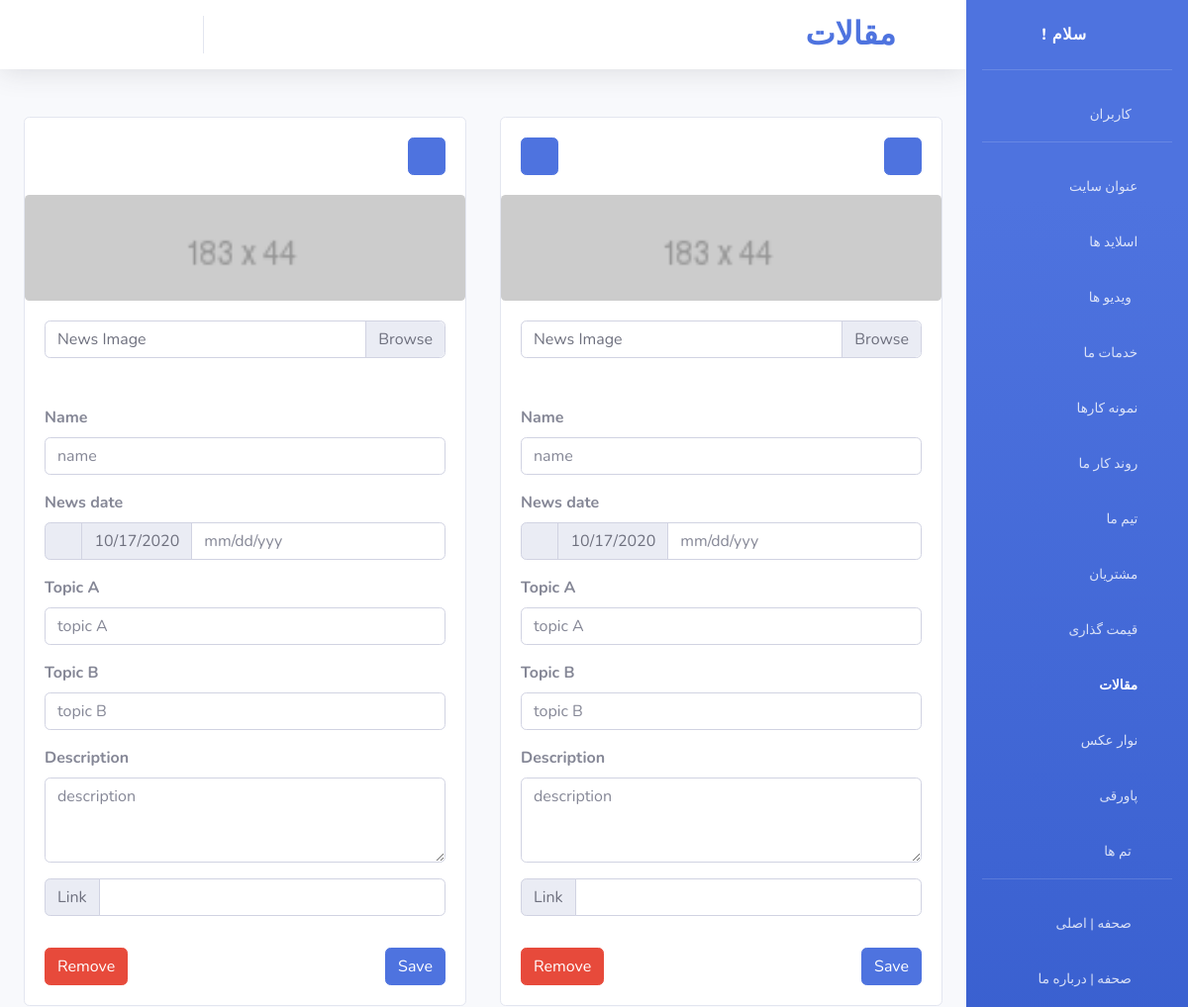
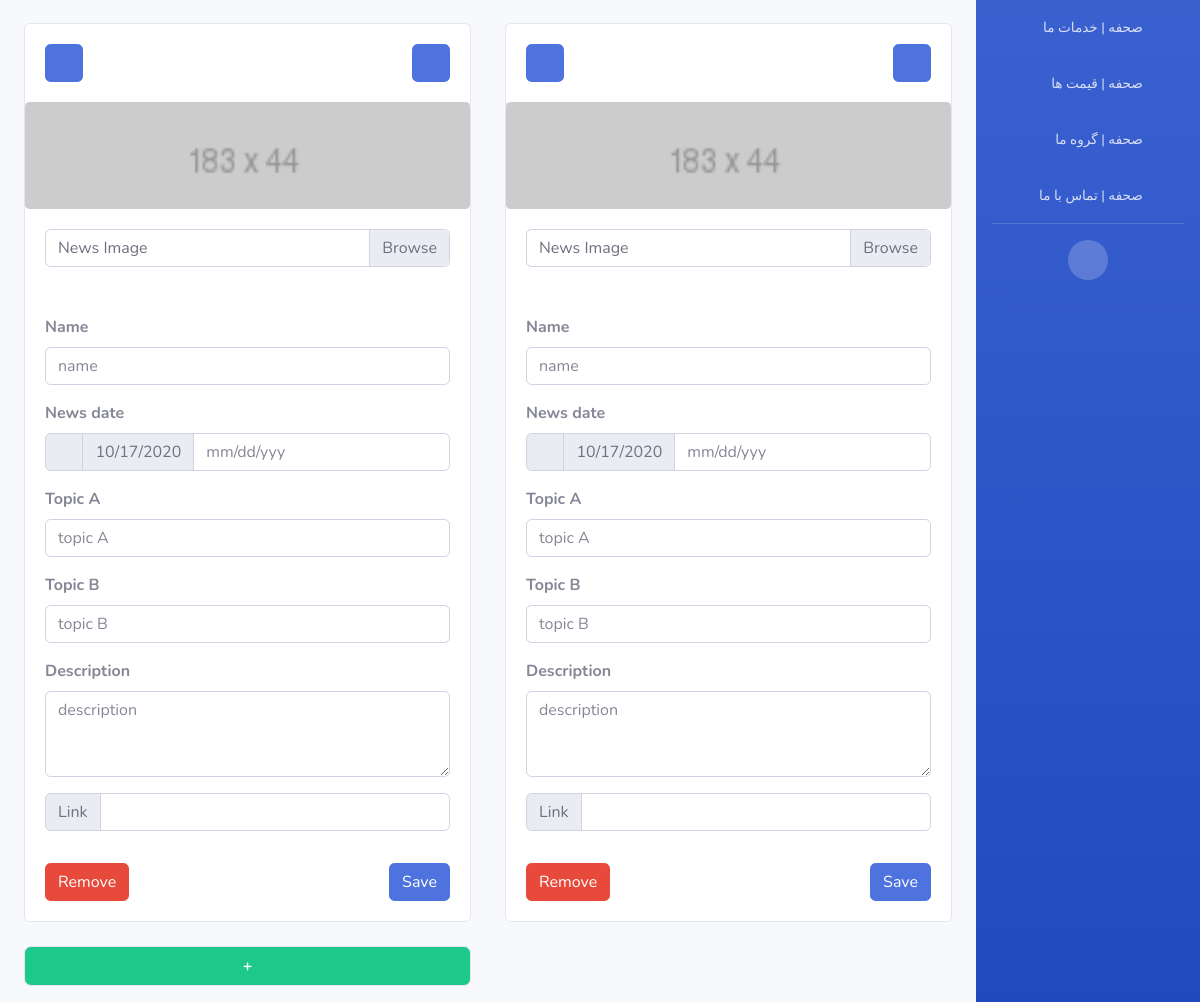
The app's page /control_panel/site/our-news/ (signed in) with its own data (2 pictures, top to bottom).
### control_panel/models.py (models this page shows)
class our_news(models.Model):
	img=models.ImageField(upload_to='our_news/img/',
						  default='our_news/img/default/default.png',
						  blank=True)
	name=models.CharField(max_length=100)
	date=models.DateField(('Date'),default=datetime.date.today)
	topic_A=models.CharField(max_length=100)
	topic_B=models.CharField(max_length=100)
	description=models.TextField()
	link=models.URLField(blank=True)
	objects=ourNewsManager()

### control_panel/views.py (the view, shortened to what this page needs)
# urls.py: path('site/our-news/',views.our_news_,
def our_news_(request):
	if not request.user.is_staff:
		return redirect('/')
	messages=list()
	return render(request,'control_panel/our-news.html',{
		'messages':messages,
		'news':our_news.objects.all(),
		'page_name':'news'
		})

### templates/control_panel/our-news.html (shortened to what this page needs)
{% load static %}
<!DOCTYPE html>
<html lang="en">
<head>
	<link href="{% static 'cpanel/vendor/fontawesome-free/css/all.min.css' %}" rel="stylesheet" type="text/css">
	<link href="{% static 'cpanel/css/sb-admin-2.min.css' %}" rel="stylesheet">
</head>
<body id="page-top">
<div id="wrapper">
	<div id="content-wrapper" class="d-flex flex-column">
		<div id="content">
			<nav class="navbar navbar-expand navbar-light bg-white topbar mb-4 static-top shadow">
				<ul class="navbar-nav ml-auto">
					<li class="nav-item d-none d-sm-block dropdown no-arrow mx-1">
						<a class="nav-link dropdown-toggle" data-toggle="modal" data-target="#logoutModal" href="">
							<i class="fas fa-sign-out-alt fa-sm fa-fw mr-2 text-gray-400"></i>
						</a>
					</li>
					<li class="nav-item d-none d-sm-block dropdown no-arrow mx-1">
						<a class="nav-link dropdown-toggle" href="#">
							<i class="fas fa-envelope fa-sm fa-fw mr-2 text-gray-400"></i>
						</a>
					</li>
					<li class="nav-item d-none d-sm-block dropdown no-arrow mx-1">
						<a class="nav-link dropdown-toggle" href="/control_panel/auth/users/{{ user.id }}/change/">
							<i class="fas fa-user-tie fa-sm fa-fw mr-2 text-gray-400"></i>
						</a>
					</li>
					<li class="nav-item dropdown no-arrow mx-1">
						<a class="nav-link dropdown-toggle" href="/">
							<i class="fas fa-eye fa-sm fa-fw mr-2 text-gray-400"></i>
						</a>
					</li>
				</ul>
				<h2 class="m-0 mr-2 d-none d-sm-block font-weight-bold text-primary">مقالات</h2>
				<h1 class="fas d-none d-sm-block fa-newspaper mr-3 font-weight-bold text-primary"></h1>
			</nav>
			<div class="container-fluid">
				<div class="card-deck mb-3">
					<div class="form-row">
						{% for n in news %}
							<div class="mt-4 col-lg-6 col-lg-6">
								<div class="card card-deck">
									<div class="card-body d-none d-lg-block">
										<form method="POST">
											{% if forloop.counter != work_process|length %}
												<button style="float: right;" class="btn btn-primary"
														value="{{ n.id }}" type="submit"
														name="m-d"><a class="fa fa-angle-right"></a>
												</button>
											{% endif %}
											{% if forloop.counter != 1 %}
												<button class="btn btn-primary"
														value="{{ n.id }}" type="submit"
														name="m-u"><a class="fa fa-angle-left"></a>
												</button>
											{% endif %}
										</form>
									</div>
									<img class="card-img" src="{{ n.img.url }}"
										 alt="Card image cap">
									<div class="card-body">
										<form method="POST" enctype="multipart/form-data">
											<div class="input-group mb-5">
												<div class="custom-file">
													<label class="custom-file-label"
														   for="inputGroupFile01">News Image</label>
												</div>
											</div>
											<div class="form-row">
												<div class="col">
													<div class="form-group"><label><strong>Name</strong></label><input
															class="form-control" type="text"
															placeholder="{{ n.name }}"
															name="name">
													</div>
													<div><label><strong>News date</strong></label>
														<div class="input-group mb-3">
															<div class="input-group-prepend">
															<span class="input-group-text"
																  id="basic-addon1"><i
																	class="fa fa-calendar-alt"></i></span>
															</div>
															<div class="input-group-prepend">
															<span class="input-group-text"
																  id="basic-addon1">{{ n.date.month }}/{{ n.date.day }}/{{ n.date.year }}</span>
															</div>
															<input type="text" class="form-control"
																   placeholder="mm/dd/yyy"
																   name="date">
														</div>
													</div>
													<div class="form-group"><label><strong>Topic A</strong></label><input
															class="form-control" type="text"
															placeholder="{{ n.topic_A }}"
															name="topic_A">
													</div>
													<div class="form-group"><label><strong>Topic B</strong></label><input
															class="form-control" type="text"
															placeholder="{{ n.topic_B }}"
															name="topic_B">
													</div>
													<div class="form-group"><label><strong>Description</strong></label><textarea
															class="form-control" rows="3"
															placeholder="{{ n.description }}"
															name="description"></textarea>
													</div>
													<div class="input-group mb-3">
														<div class="input-group-prepend">
															<span class="input-group-text"
																  id="basic-addon1">Link</span>
														</div>
														<input type="text" class="form-control"
															   placeholder="{{ n.link }}"
															   aria-describedby="basic-addon1"
															   name="link">
													</div>
												</div>
											</div>
											<button style="float: right;" class="btn btn-primary mt-3"
													value="{{ n.id }}" type="submit"
													name="save">Save
											</button>
											<button class="btn btn-danger  mt-3"
													value="{{ n.id }}" type="submit"
													name="remove">Remove
											</button>
										</form>
									</div>
								</div>
							</div>
						{% endfor %}
						<div class="mt-4 col-lg-6 col-lg-6">
							<div class="card">
								<form method="POST">
									<button type="submit" style="width:100%; height:100%"
											class="btn btn-success"
											name="Add-new"><strong>+</strong>
									</button>
								</form>
							</div>
						</div>
					</div>
				</div>
			</div>
		</div>
	</div>
	<ul class="navbar-nav bg-gradient-primary sidebar sidebar-dark accordion" id="accordionSidebar">
		<a class="sidebar-brand d-flex align-items-center justify-content-center" href="/control_panel/">
			<div class="sidebar-brand-text mx-3">! سلام<sup></sup></div>
			<div class="sidebar-brand-icon rotate-n-15">
				<i class="fas fa-laugh-wink"></i>
			</div>
		</a>
		<hr class="sidebar-divider">
		<li class="nav-item">
			<a class="nav-link" href="/control_panel/auth/users/">
				<span class="collapse collapsing">کاربران</span>
				<i class="fas fa-fw fa-user-cog"></i>
			</a>
		</li>
		<hr class="sidebar-divider">
		<li class="nav-item">
			<a class="nav-link" href="/control_panel/site/site-title/">
				<span class="collapse collapsing">عنوان سایت</span>
				<i class="fa fa-window-maximize"></i>
			</a>
		</li>
		<li class="nav-item">
			<a class="nav-link" href="/control_panel/site/slideshow/">
				<span class="collapse collapsing">اسلاید ها</span>
				<i class="fa fa-object-ungroup"></i>
			</a>
		</li>
		<li class="nav-item">
			<a class="nav-link" href="/control_panel/site/video/">
				<span class="collapse collapsing">ویدیو ها</span>
				<i class="fas fa-fw fa-film"></i>
			</a>
		</li>
		<li class="nav-item">
			<a class="nav-link" href="/control_panel/site/our-services/">
				<span class="collapse collapsing">خدمات ما</span>
				<i class="fa fa-wrench"></i>
			</a>
		</li>
		<li class="nav-item">
			<a class="nav-link" href="/control_panel/site/work-samples/">
				<span class="collapse collapsing">نمونه کارها</span>
				<i class="fa fa-laptop-code"></i>
			</a>
		</li>
		<li class="nav-item">
			<a class="nav-link" href="/control_panel/site/work-process/">
				<span class="collapse collapsing">روند کار ما</span>
				<i class="fa fa-check-double"></i>
			</a>
		</li>
		<li class="nav-item">
			<a class="nav-link" href="/control_panel/site/our-team/">
				<span class="collapse collapsing">تیم ما</span>
				<i class="fa fa-users"></i>
			</a>
		</li>
		<li class="nav-item">
			<a class="nav-link" href="/control_panel/site/our-customers/">
				<span class="collapse collapsing">مشتریان</span>
				<i class="fa fa-user-tag"></i>
			</a>
		</li>
		<li class="nav-item">
			<a class="nav-link" href="/control_panel/site/our-pricing/">
				<span class="collapse collapsing">قیمت گذاری</span>
				<i class="fa fa-dollar-sign"></i>
			</a>
		</li>
		<li class="nav-item active">
			<a class="nav-link" href="/control_panel/site/our-news/">
				<span class="collapse collapsing">مقالات</span>
				<i class="fa fa-newspaper"></i>
			</a>
		</li>
		<li class="nav-item">
			<a class="nav-link" href="/control_panel/site/img-array/">
				<span class="collapse collapsing">نوار عکس</span>
				<i class="fas fa-image"></i>
			</a>
		</li>
		<li class="nav-item">
			<a class="nav-link" href="/control_panel/site/footer/">
				<span class="collapse collapsing">پاورقی</span>
				<i class="fas fa-digital-tachograph"></i>
			</a>
		</li>
		<li class="nav-item">
			<a class="nav-link" href="/control_panel/site/themes/">
				<span class="collapse collapsing">تم ها</span>
				<i class="fas fa-fw fa-brush"></i>
			</a>
		</li>
		<hr class="sidebar-divider">
		<li class="nav-item">
			<a class="nav-link" href="/control_panel/page_edit/index/">
				<span class="collapse collapsing">صحفه | اصلی</span>
				<i class="fas fa-fw fa-square"></i>
			</a>
		</li>
		<li class="nav-item">
			<a class="nav-link" href="/control_panel/page_edit/about_us/">
				<span class="collapse collapsing">صحفه | درباره ما</span>
				<i class="fas fa-fw fa-square"></i>
			</a>
		</li>
		<li class="nav-item">
			<a class="nav-link" href="/control_panel/page_edit/our_services/">
				<span class="collapse collapsing">صحفه | خدمات ما</span>
				<i class="fas fa-fw fa-square"></i>
			</a>
		</li>
		<li class="nav-item">
			<a class="nav-link" href="/control_panel/page_edit/our_pricing/">
				<span class="collapse collapsing">صحفه | قیمت ها</span>
				<i class="fas fa-fw fa-square"></i>
			</a>
		</li>
		<li class="nav-item">
			<a class="nav-link" href="/control_panel/page_edit/our_team/">
				<span class="collapse collapsing">صحفه | گروه ما</span>
				<i class="fas fa-fw fa-square"></i>
			</a>
		</li>
		<li class="nav-item">
			<a class="nav-link" href="/control_panel/page_edit/contact_us/">
				<span class="collapse collapsing">صحفه | تماس با ما</span>
				<i class="fas fa-fw fa-square"></i>
			</a>
		</li>
		<hr class="sidebar-divider d-none d-md-block">
		<div class="text-center d-none d-md-inline">
			<button class="rounded-circle border-0" id="sidebarToggle"></button>
		</div>
	</ul>
</div>
</body>
</html>

### records on screen
our_news: {{ n.id }} 1 (drawn), img (placeholder picture), name "name", date.month "10", date.day "17", date.year "2020", topic_A "topic A", topic_B "topic B", description "description"
our_news: {{ n.id }} 2 (drawn), img (placeholder picture), name "name", date.month "10", date.day "17", date.year "2020", topic_A "topic A", topic_B "topic B", description "description"
our_news: {{ n.id }} 3 (drawn), img (placeholder picture), name "name", date.month "10", date.day "17", date.year "2020", topic_A "topic A", topic_B "topic B", description "description"
our_news: {{ n.id }} 4 (drawn), img (placeholder picture), name "name", date.month "10", date.day "17", date.year "2020", topic_A "topic A", topic_B "topic B", description "description"
